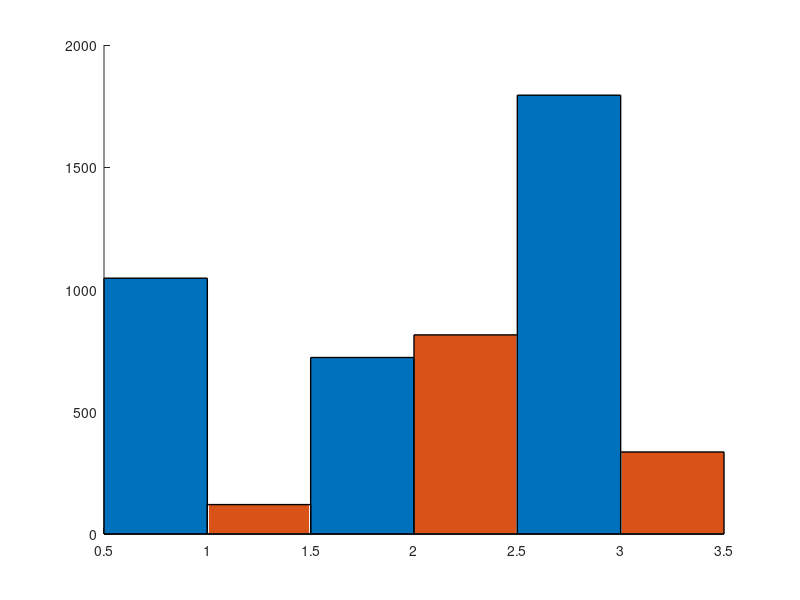

This chart was generated by the following MATLAB code: (Note: this script raises an error after producing the figure.)
clc;clear;close all;
%% NarL (mNG tag)
series1 = [1046.28; 721.89; 1794.70]; 
series1error = [210.89; 166.77; 504.27];
series2 = [120.29; 814.38; 335.45];
series2error = [30.08; 185.67; 160.15];
series = [series1 series2];
errors = [series1error series2error];
labels = {sprintf('mNG-NarL'),sprintf('NarL-mNG'), ...
    sprintf('NarL')};


c1 = [1 1 1]; c2 = [255 0 0]/255;c3 = [0 0 0];
figure('Units', 'inches','Position', [0 0 8 4.725]); hold on;
b1 = bar(series,1,'EdgeColor',c3,'LineWidth',1,'BaseValue',0);
b1(1).FaceColor = c1; b1(1).DisplayName = '0mM NO3^-';
b1(2).FaceColor = c2; b1(2).DisplayName = '5mM NO3^-';
legend('AutoUpdate','off','Location','NorthWest')

nbars = size(series1, 2);
for j = 1:2
x = [];
for i = 1:nbars
    x = [x ; b1(i,j).XEndPoints];
end
errorbar(x',series(:,j),errors(:,j),'k','linestyle','none','LineWidth',1,'CapSize',6)
end

set(gca, 'XTick', 1:5, 'XTickLabel', labels);

% pbaspect([1,2,1]);
grid on; box on;
pbaspect([1,1,1]);
set(gca,'LineWidth',2,'FontSize',16,'FontName','Arial')
xlim([.5 3.5])
ylim([0 2400]);set(gca, 'YTick', [0:400:2400])
ylabel('mCherry fluorescence (a.u.)','FontSize',16,'FontName','Arial')
xlabel('  ','Color',[1 1 1])
%% narL mutations
close all
series1 = [1046.28; 1014.35; 385.81]; 
series1error = [210.89; 233.9; 133.83];
series2 = [120.29; 1308.57; 404.32];
series2error = [30.08; 236.89; 152.29];
series = [series1 series2];
errors = [series1error series2error];
labels = {sprintf('mNG-NarL'),sprintf('mNG-NarL'), ...
    sprintf('mNG-NarL')};


c1 = [1 1 1]; c2 = [255 0 0]/255;c3 = [0 0 0];
figure('Units', 'inches','Position', [0 0 8 4.725]); hold on;
b1 = bar(series,1,'EdgeColor',c3,'LineWidth',1,'BaseValue',0);
b1(1).FaceColor = c1; b1(1).DisplayName = '0mM NO3^-';
b1(2).FaceColor = c2; b1(2).DisplayName = '5mM NO3^-';
legend('AutoUpdate','off','Location','NorthEast')

nbars = size(series1, 2);
for j = 1:2
x = [];
for i = 1:nbars
    x = [x ; b1(i,j).XEndPoints];
end
errorbar(x',series(:,j),errors(:,j),'k','linestyle','none','LineWidth',1,'CapSize',6)
end

set(gca, 'XTick', 1:5, 'XTickLabel', labels);

% pbaspect([1,2,1]);
grid on; box on;
pbaspect([1,1,1]);
set(gca,'LineWidth',2,'FontSize',16,'FontName','Arial')
xlim([.5 3.5])
ylim([-200 1800]);set(gca, 'YTick', [-200:200:1800])
ylabel('mCherry fluorescence (a.u.)','FontSize',16,'FontName','Arial')
xlabel('  ','Color',[1 1 1])
%% NarL mutations (r)
series1 = [-0.3144; -0.3147; -0.2267]+0.3144; 
series1error = [.0037; .0021; .007];
series2 = [-0.2697; -0.3166; -.2203]+0.3144;
series2error = [.0035; .0012; .0027];
series = [series1 series2];
errors = [series1error series2error];

s1vals = -[0.3155    0.3102    0.3174;0.3151    0.3165    0.3125;0.2347    0.2242    0.2214]+0.3144;
s2vals = -[0.2738    0.2679    0.2676;0.3163    0.3179    0.3156;0.2231    0.2178    0.2202]+0.3144;

c1 = [1 1 1]; c2 = [209 227 235]/255;c3 = [0 0 0]
figure('Units', 'inches','Position', [0 0 10 4.725]); hold on;
b1 = bar(series,1,'EdgeColor',c3,'LineWidth',1,'BaseValue',0);
b1(1).FaceColor = c1; b1(1).DisplayName = '0mM NO3^-';
b1(2).FaceColor = c2; b1(2).DisplayName = '5mM NO3^-';legend('Location','NorthWest','AutoUpdate','off')

nbars = size(series1, 2);
for j = 1:2
x = [];
for i = 1:nbars
    x = [x ; b1(i,j).XEndPoints];
end
errorbar(x',series(:,j),errors(:,j),'k','linestyle','none','LineWidth',1,'CapSize',5)
end

dotx = [x(1)-2.5*.1429 x(1)-2*.1429 x(1)-1.5*.1429];
for i = 1:3
scatter([dotx dotx+2*.1429]+i-1,[s1vals(i,:) s2vals(i,:)],20,'k','MarkerFaceColor','k')
end

set(gca, 'XTick', 1:5, 'XTickLabel', labels);

% pbaspect([1,2,1]);
grid on; box on;
pbaspect([1,1,1]);
set(gca,'LineWidth',2,'FontSize',16,'FontName','Arial')
ylim([-.02 .105]);xlim([.5 3.5])
set(gca, 'YTick', [-.015:.015:.12])
ylabel('-\Deltar','FontSize',16,'FontName','Arial')
xlabel('  ','Color',[1 1 1])